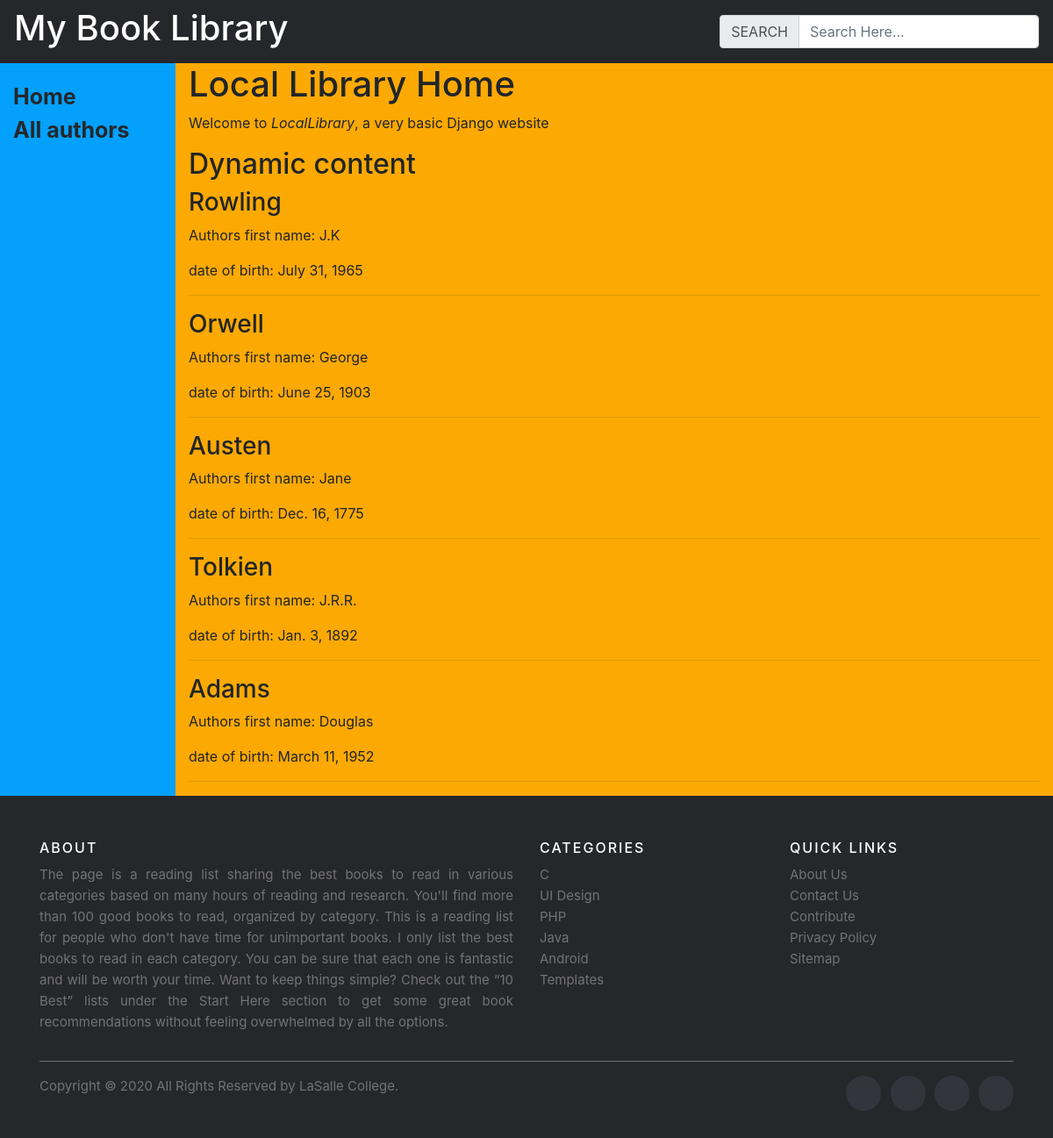
Screenshot of /authors/ with the database file from the repository.
### mylibrary/models.py (models this page shows, shortened)
class Author(models.Model):
    first_name = models.CharField(max_length=200)
    last_name = models.CharField(max_length=200)
    date_of_birth = models.DateField(default=timezone.now)

### mylibrary/views.py (the view)
# urls.py: path("authors/", views.authors, name="authors"),
def authors(request):
    return render(request, 'mylibrary/author_list.html', {'authors' : Author.objects.all()})

### mylibrary/templates/mylibrary/author_list.html
{% extends "mylibrary/base_generic.html" %} {% block content %}
<h1>Local Library Home</h1>
<p>Welcome to <em>LocalLibrary</em>, a very basic Django website</p>
<h2>Dynamic content</h2>
{% for author in authors %}
<h3>{{author.last_name}}</h3>
<p>Authors first name: {{author.first_name}}</p>
<p>date of birth: {{author.date_of_birth}}</p>
<hr />
{% endfor %} {% endblock %}

### rows the page displays
Author: last_name "Rowling", first_name "J.K", date_of_birth "July 31, 1965"
Author: last_name "Orwell", first_name "George", date_of_birth "June 25, 1903"
Author: last_name "Austen", first_name "Jane", date_of_birth "Dec. 16, 1775"
Author: last_name "Tolkien", first_name "J.R.R.", date_of_birth "Jan. 3, 1892"
Author: last_name "Adams", first_name "Douglas", date_of_birth "March 11, 1952"
